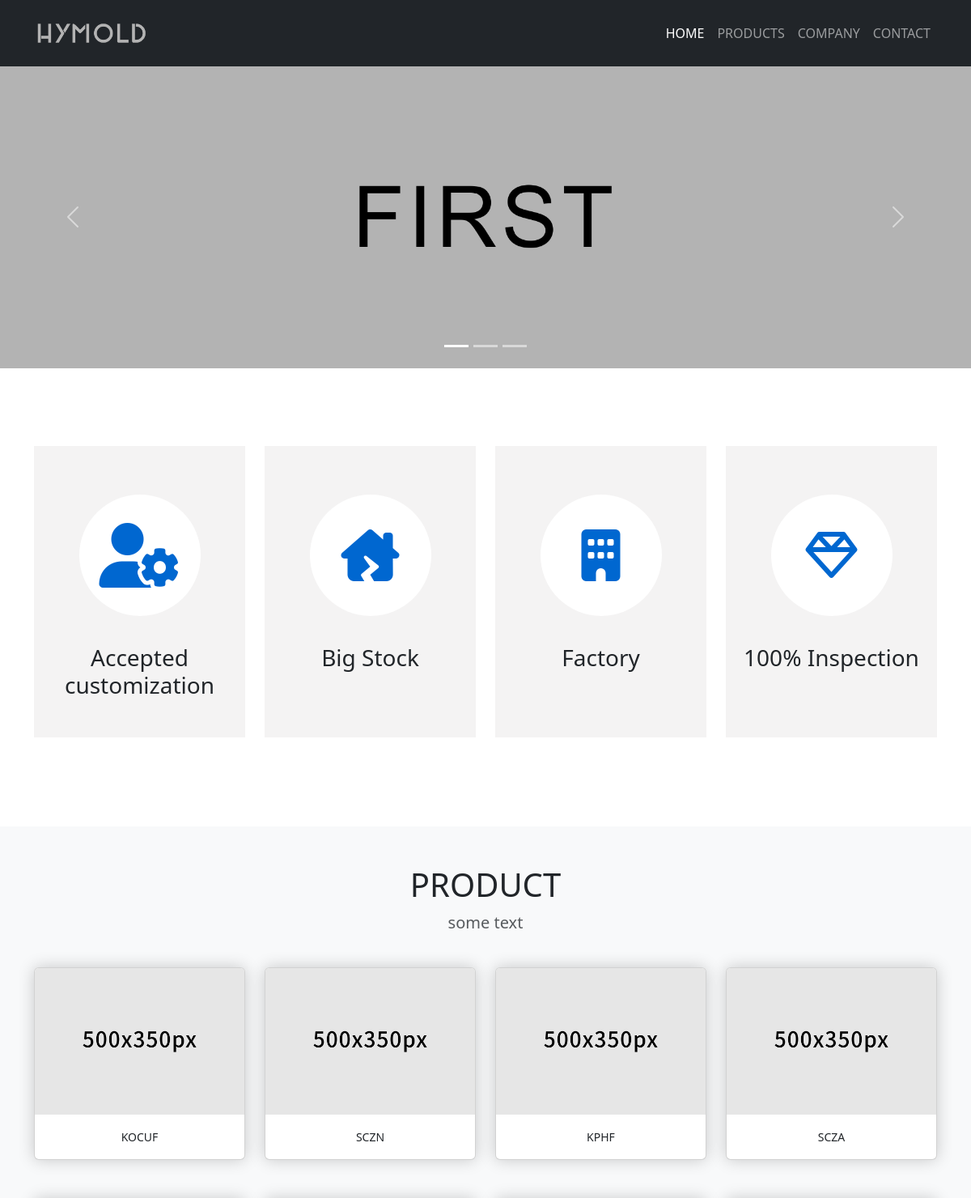
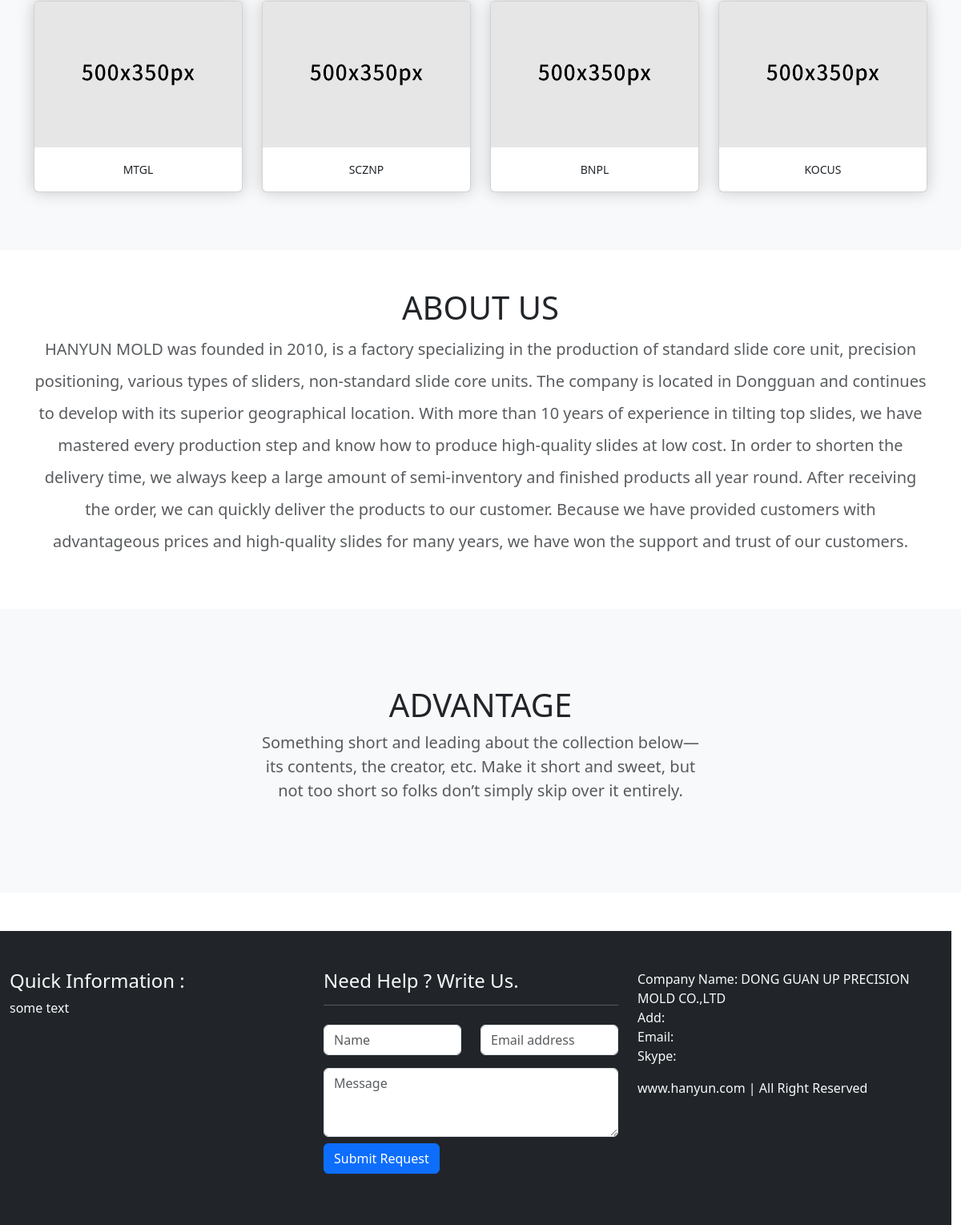
The page / on the database its author committed (2 pictures, top to bottom).
### app.py (models this page shows)
class Product(db.Model):
    __tablename__ = 'product'
    id = db.Column(db.Integer, primary_key=True)
    name = db.Column(db.String(20))
    price = db.Column(db.Float)
    description = db.Column(db.String(100))
    timestamp = db.Column(db.DateTime, nullable=False, default=datetime.now, index=True)
    clicks = db.Column(db.Integer)

class About(db.Model):
    __tablename__ = 'about'
    id = db.Column(db.Integer, primary_key=True)
    name = db.Column(db.String(20))
    content = db.Column(db.Text())
    timestamp = db.Column(db.DateTime, nullable=False, default=datetime.now, index=True)

### app.py (the view)
@app.route('/')
def index():
    return render_template('index.html')

### app.py (called while the page is built)
@app.context_processor
def make_template_context():
    return dict(
        products=Product.query.order_by(Product.timestamp.desc()).all(),
        about=About.query.order_by(About.timestamp.desc()).first(),
    )

### templates/index.html (shortened to what this page needs)
{% extends 'base.html' %}
{% block nav_home %}
    active
{% endblock %}
{% block content %}
    <div class="container-fluid custom-container">
        <div id="carouselIndicators" class="carousel slide" data-bs-ride="carousel">
            <div class="carousel-indicators">
                <button type="button" data-bs-target="#carouselIndicators" data-bs-slide-to="0" class="active"
                        aria-current="true" aria-label="Slide 1"></button>
                <button type="button" data-bs-target="#carouselIndicators" data-bs-slide-to="1"
                        aria-label="Slide 2"></button>
                <button type="button" data-bs-target="#carouselIndicators" data-bs-slide-to="2"
                        aria-label="Slide 3"></button>
            </div>
            <div class="carousel-inner">
                <div class="carousel-item active">
                    <img src="{{ url_for('static', filename='img/banner03.png') }}" class="d-block w-100" alt="...">
                </div>
            </div>
            <button class="carousel-control-prev" type="button" data-bs-target="#carouselIndicators"
                    data-bs-slide="prev">
                <span class="carousel-control-prev-icon" aria-hidden="true"></span>
            </button>
            <button class="carousel-control-next" type="button" data-bs-target="#carouselIndicators"
                    data-bs-slide="next">
                <span class="carousel-control-next-icon" aria-hidden="true"></span>
            </button>
        </div>
    </div>
    <section class="py-5 text-center bg-white">
        <div class="container">
            <div class="row py-lg-5">
                <div class="col-md-3 col-sm-6 mx-auto">
                    <div class="circle-box flipElement">
                        <div class="circle-body d-flex align-items-center justify-content-center">
                            <i class="fa-solid fa-user-gear fa-5x"></i>
                        </div>
                        <h3>Accepted customization</h3>
                    </div>
                </div>
                <div class="col-md-3 col-sm-6 mx-auto">
                    <div class="circle-box flipElement">
                        <div class="circle-body d-flex align-items-center justify-content-center">
                            <i class="fa-solid fa-house-chimney-crack fa-4x"></i>
                        </div>
                        <h3>Big Stock</h3>
                    </div>
                </div>
                <div class="col-md-3 col-sm-6 mx-auto">
                    <div class="circle-box flipElement">
                        <div class="circle-body d-flex align-items-center justify-content-center">
                            <i class="fa-solid fa-building fa-4x"></i>
                        </div>
                        <h3>Factory</h3>
                    </div>
                </div>
                <div class="col-md-3 col-sm-6 mx-auto">
                    <div class="circle-box flipElement">
                        <div class="circle-body d-flex align-items-center justify-content-center">
                            <i class="fa-regular fa-gem fa-4x"></i>
                        </div>
                        <h3>100% Inspection</h3>
                    </div>
                </div>
            </div>
        </div>
    </section>
    <section class="py-5 text-center bg-light">
        <div class="container">
            <h1>PRODUCT</h1>
            <p class="lead text-muted">
                some text
            </p>
            <div class="row">
                {% for product in products %}
                    <div class="col-md-3 col-sm-6 col-12 my-2">
                        <div class="card my-3 transition_style">
                            <div class="light-move">
                                <a href="{{ url_for('product', product_id=product.id) }}">
                                    <img class="card-img-top"
                                         src="{{ url_for('static', filename='img/500px350.jpg') }}"
                                         alt="Card image cap">
                                </a>
                            </div>
                            <a href="{{ url_for('product', product_id=product.id) }}"
                               class="p-3 btn btn-sm">{{ product.name }}</a>
                        </div>
                    </div>
                {% endfor %}
            </div>
        </div>
    </section>
    <section class="py-5 text-center bg-white">
        <div class="container">
            <h1>ABOUT US</h1>
            <p class="lead text-muted lh-lg">
                {{ about.content }}
            </p>
        </div>
    </section>
    <section class="py-5 text-center bg-light">
        <div class="container">
            <div class="row py-lg-5">
                <div class="col-lg-6 col-md-8 mx-auto">
                    <h1 class="fw-light">ADVANTAGE</h1>
                    <p class="lead text-body-secondary">Something short and leading about the collection below—its
                        contents,
                        the creator, etc. Make it short and sweet, but not too short so folks don’t simply skip over it
                        entirely.</p>
                </div>
            </div>
        </div>
    </section>
{% endblock %}

### static/css/styles.css (style rules this page uses)
.custom-container { margin-top: 80px; padding-left: 0px; padding-right: 0px; }
.circle-body { width: 150px; height: 150px; margin: 0 auto 35px auto; border-radius: 100%; background-color: #ffffff; transition: transform 1s ease-in-out; color: #0067d0; }
.circle-box { height: 360px; padding: 60px 20px; margin: 0 auto 14px auto; background-color: #f4f3f3; transition: all 0.5s; }
.circle-box i { color: inherit; }
.transition_style { transition: all 0.5s; box-shadow: 0 0 20px rgba(0, 0, 0, 0.2) ; }
.light-move { position: relative; overflow: hidden; cursor: pointer; }
.light-move:after { position: absolute; left: -100%; top: 0; width: 50%; height: 100%; content: ""; background: linear-gradient(to right, rgba(255, 255, 255, 0) 0, rgba(255, 255, 255, 0.3) 50%, rgba(255, 255, 255, 0) 100%); transform: skewX(-45deg); }

### rows shown on the page
Product: name "KOCUF"
Product: name "SCZN"
Product: name "KPHF"
Product: name "SCZA"
Product: name "MTGL"
Product: name "SCZNP"
Product: name "BNPL"
Product: name "KOCUS"
About: content "HANYUN MOLD was founded in 2010, is a factory specializing in the production of standard slide core unit, precision positioning, various types of sliders, non-standard slide core units. The company is located in Dongguan and continues to develop with its superior geographical location. With more than 10 years of experience in tilting top slides, we have mastered every production step and know how to produce high-quality slides at low cost. In order to shorten the delivery time, we always keep a large amount of semi-inventory and finished products all year round. After receiving the order, we can quickly deliver the products to our customer. Because we have provided customers with…"
